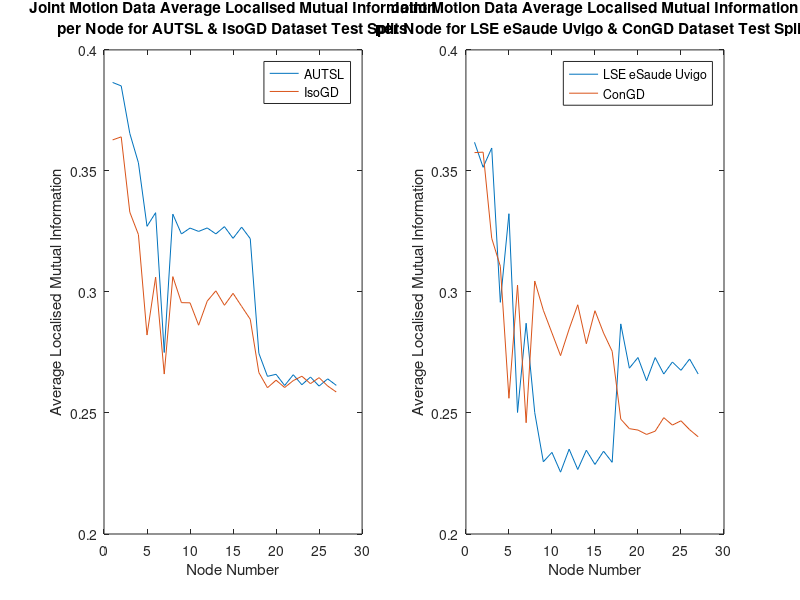

Write the MATLAB code that produced this figure.
AUTSL_jm = [0.38654763 0.38512276 0.36547708 0.35336265 0.32711225 0.33274485...
    0.27498803 0.33214724 0.32394863 0.32639752 0.32500987 0.3264435...
    0.32398211 0.32698294 0.3221432  0.32677346 0.32202219 0.27466612...
    0.26513457 0.2659775  0.26134952 0.26579923 0.26166374 0.2648509...
    0.26111988 0.2640978  0.26140978];
IsoGD_jm = [0.36280723 0.36406822 0.33294271 0.32370607 0.28219232 0.30612083...
    0.26608099 0.30633338 0.29557983 0.29550526 0.28626235 0.29622266...
    0.3004591  0.29449257 0.2994219  0.29403275 0.28871559 0.26669733...
    0.26042619 0.26354588 0.26052237 0.26337449 0.2651787  0.26211003...
    0.26459922 0.26114695 0.2586582];
ConGD_jm = [0.35756957 0.35774907 0.32216343 0.31061511 0.25607537 0.30285543...
    0.2459692  0.30453128 0.2924249  0.28306624 0.27369794 0.28470287...
    0.29470455 0.27861504 0.29224492 0.2830362  0.27549065 0.24746566...
    0.24352147 0.24293985 0.24113224 0.24248334 0.24806665 0.24500022...
    0.24676965 0.24311534 0.24015477];
LSE_jm = [0.36182112 0.35149316 0.35945912 0.29571254 0.33231699 0.25021201...
    0.28707573 0.25013825 0.22984409 0.23371616 0.22555599 0.23504894...
    0.226651 0.23459686 0.22873497 0.23420141 0.22962135 0.28680549...
    0.26850972 0.2729137 0.2633341 0.27289486 0.26608953 0.2710564...
    0.26761829 0.2722975 0.26608766];
IsoGD_bm = [0.36280723 0.33958774 0.31945628 0.31206839 0.27345073 0.28762571...
    0.25269071 0.36735582 0.27941091 0.28221323 0.27871458 0.28297926...
    0.28851347 0.28087215 0.28582973 0.27884611 0.28359882 0.36689303...
    0.24513235 0.25229784 0.25364296 0.25260258 0.257075   0.25226624...
    0.25721892 0.25107719 0.25938104];
AUTSL_bm = [0.38654763 0.37754162 0.35854528 0.34758269 0.31508719 0.32381633...
    0.27093346 0.37651744 0.32955072 0.33530672 0.33570907 0.335749...
    0.33252782 0.33598649 0.33279527 0.3351707  0.33832614 0.36821571...
    0.27368233 0.28402824 0.27977906 0.28487021 0.27778889 0.285339...
    0.28205445 0.28323479 0.29426834];
ConGD_bm = [0.35756957 0.33410152 0.30725755 0.29773666 0.24401687 0.27122106...
    0.22219857 0.35939095 0.26570269 0.26366033 0.26130871 0.26495337...
    0.27675214 0.25994518 0.26825192 0.26131734 0.26519032 0.36288588...
    0.22350569 0.2267111  0.23290922 0.22708948 0.23656897 0.22868202...
    0.23932523 0.22650808 0.24142175];
LSE_bm = [0.36182112 0.32655033 0.3405758 0.28018489 0.3186168 0.24225481...
    0.27705692 0.3781921  0.22919637 0.24408529 0.2347333 0.24511715...
    0.23570822 0.24515447 0.24165562 0.24503105 0.25507588 0.36945617...
    0.26756261 0.28140707 0.27346882 0.28061084 0.27243702 0.27948542...
    0.27417726 0.28237541 0.28736824];

nodes = 1:27;

subplot(121);
plot(nodes, AUTSL_jm);
hold on;
plot(nodes, IsoGD_jm);
title({'Joint Motion Data Average Localised Mutual Information','per Node for AUTSL & IsoGD Dataset Test Splits'});
xlabel('Node Number');
ylabel('Average Localised Mutual Information');
legend('AUTSL', 'IsoGD');
subplot(122);
plot(nodes, LSE_jm);
hold on;
plot(nodes, ConGD_jm);
title({'Joint Motion Data Average Localised Mutual Information','per Node for LSE eSaude Uvigo & ConGD Dataset Test Splits'});
xlabel('Node Number');
ylabel('Average Localised Mutual Information');
legend('LSE eSaude Uvigo', 'ConGD');